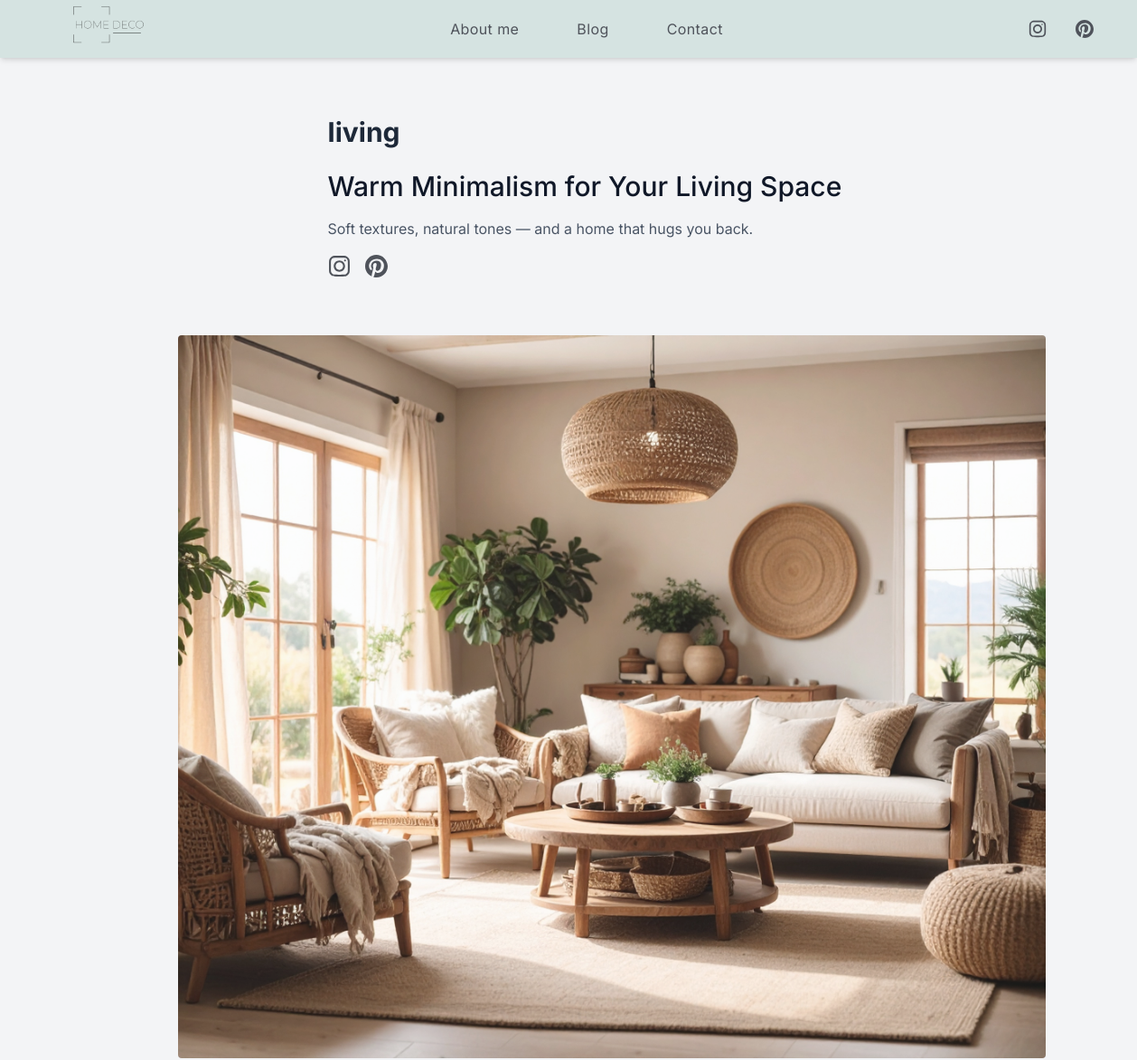
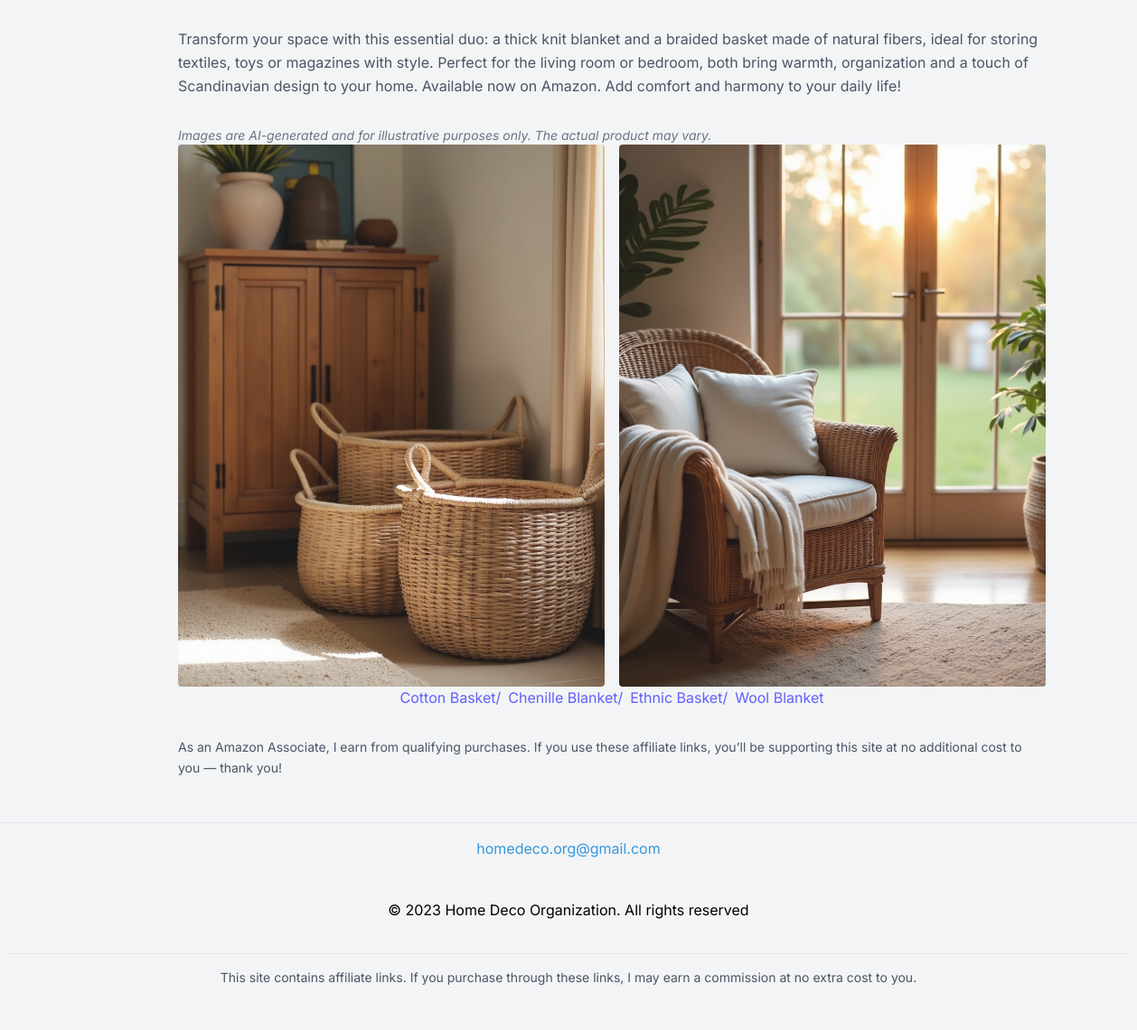
Screenshot of /post/8 with the database file from the repository (2 pictures, top to bottom).
### models.py (models this page shows)
class Post(db.Model):
    id = db.Column(db.Integer, primary_key=True)
    title = db.Column(db.String(100), nullable=False)
    description = db.Column(db.Text, nullable=False)
    slug = db.Column(db.String(50), nullable=False)
    image1 = db.Column(db.String(200))
    alttitle1 = db.Column(db.String(100))
    image2 = db.Column(db.String(200))
    alttitle2 = db.Column(db.String(100))
    image3 = db.Column(db.String(200))
    alttitle3 = db.Column(db.String(100))
    link1 = db.Column(db.String(200))
    label1 = db.Column(db.String(100), nullable=False)
    link2 = db.Column(db.String(200))
    label2 = db.Column(db.String(100), nullable=False)
    link3 = db.Column(db.String(200))
    label3 = db.Column(db.String(100), nullable=False)
    link4 = db.Column(db.String(200))
    label4 = db.Column(db.String(100), nullable=False)
    frase1 = db.Column(db.String(200), nullable=False)
    frase2 = db.Column(db.String(200), nullable=True)

### app.py (the view)
@app.route('/post/<int:id>', methods=['GET'])
def view_post(id):
        try:
            post = Post.query.get_or_404(id)
            return render_template('post.html', post=post)
        except Exception as e:
            print(f"Error retrieving post: {e}")
            return render_template('error.html', message="Post not found")

### templates/post.html
{% extends "layout.html" %}
{% block content %}
<section class="text-gray-600 md:ml-12 flex flex-col items-center justify-center w-screen">
  <div class="pt-32 px-8 md:px-0 w-full md:w-2/3 lg:w-1/2">
    <div class="flex flex-col justify-start text-left mb-16 ">
      <h3 class="text-3xl font-bold mb-6 text-gray-800">{{ post.slug }}</h3>
      <h1 class="sm:text-3xl text-2xl font-medium title-font mb-4 text-gray-900 text-left">{{ post.title}}</h1>
      <p class="leading-relaxed text-base text-left">{{ post.frase1 }}</p>
      <ul class="flex flex-row mt-4">
        <li class="pr-4 cursor-pointer"><a href="https://www.instagram.com/homedecoorganization/"
     target="_blank" rel="noopener noreferrer"><img src="{{ url_for('static', filename='images/IG.svg') }}" alt="Share with Instagram" width=25px ></a></li>
        <li class="pr-4 cursor-pointer"><a id="share-pinterest" href="https://www.pinterest.com/homedecoorganization/"
     target="_blank" rel="noopener noreferrer"><img src="{{ url_for('static', filename='images/pinterest.svg') }}" alt="Share with Pinterest" width=25px ></a></li>
        </ul>
    </div>
  </div>
  <div class="px-8 py-0 flex flex-wrap md:flex-nowrap md:items-start md:justify-start md:flex-col max-w-screen-lg">
    <div class="w-full">
      <div class="flex flex-wrap w-full bg-gray-100 py-32 px-10 relative mb-4 h-[500px] md:h-[800px] rounded">
        <img alt="{{ post.alttitle1 }}" class="w-full object-cover h-full object-center block opacity-90 absolute inset-0 rounded" src="{{ post.image1 }}">
      </div>
     <p class="py-4 leading-relaxed text-base text-left mb-4">{{ post.description }}</p>
      <p class="text-sm text-gray-500 mt-4 italic">
  Images are AI-generated and for illustrative purposes only. The actual product may vary.
</p>
      <div class="flex flex-wrap -mx-2 gap-4 md:gap-0">
        <div class="px-2 w-full md:w-1/2">
          <div class="flex flex-wrap w-full bg-gray-100 sm:py-24 py-16 sm:px-10 px-6 relative h-[500px] md:h-[600px] rounded">
            <img alt="{{ post.alttitle2 }}" class="w-full object-cover h-full object-center block opacity-90 absolute inset-0 rounded" src="{{ post.image2 }}">
          </div>
        </div>
        <div class="px-2 w-full md:w-1/2">
          <div class="flex flex-wrap w-full bg-gray-100 sm:py-24 py-16 sm:px-10 px-6 relative h-[500px] md:h-[600px] rounded">
            <img alt="{{ post.alttitle3 }}" class="w-full object-cover h-full object-center block opacity-90 absolute inset-0 rounded" src="{{ post.image3 }}">
          </div>
        </div>
        <div class="flex items-center flex-row justify-center gap-2 cursor-pointer w-full">
          <a href="{{ post.link1 }}" target="_blank" class="text-indigo-500 hover:underline">{{ post.label1 }}/</a>
          <a href="{{ post.link2 }}" target="_blank" class="text-indigo-500 hover:underline">{{ post.label2 }}/</a>
          <a href="{{ post.link3 }}" target="_blank" class="text-indigo-500 hover:underline">{{ post.label3 }}/</a>
          <a href="{{ post.link4 }}" target="_blank" class="text-indigo-500 hover:underline">{{ post.label4 }}</a>
        </div>
      </div>
    <p class="pb-8 leading-relaxed py-8 text-sm text-left">{{ post.frase2}}</p>
    </div>
  </div>
</section>
{% endblock %}

### static/css/main.css (style rules this page uses)
* { font-family: "inter", sans-serif; }

### rows the page displays
Post: slug "living", title "Warm Minimalism for Your Living Space", frase1 "Soft textures, natural tones — and a home that hugs you back.", image1 (picture), description "Transform your space with this essential duo: a thick knit blanket and a braided basket made of natural fibers, ideal for storing textiles, toys or magazines with style. Perfect for the living room or bedroom, both bring warmth, organization and a touch of Scandinavian design to your home. Available now on Amazon. Add comfort and harmony to your daily life!", alttitle2 (picture), alttitle3 (placeholder picture), label1 "Cotton Basket", label2 "Chenille Blanket", label3 "Ethnic Basket", label4 "Wool Blanket", frase2 "As an Amazon Associate, I earn from qualifying purchases. If you use these affiliate links, you’ll be supporting this site at no additional cost to you — thank you!"
